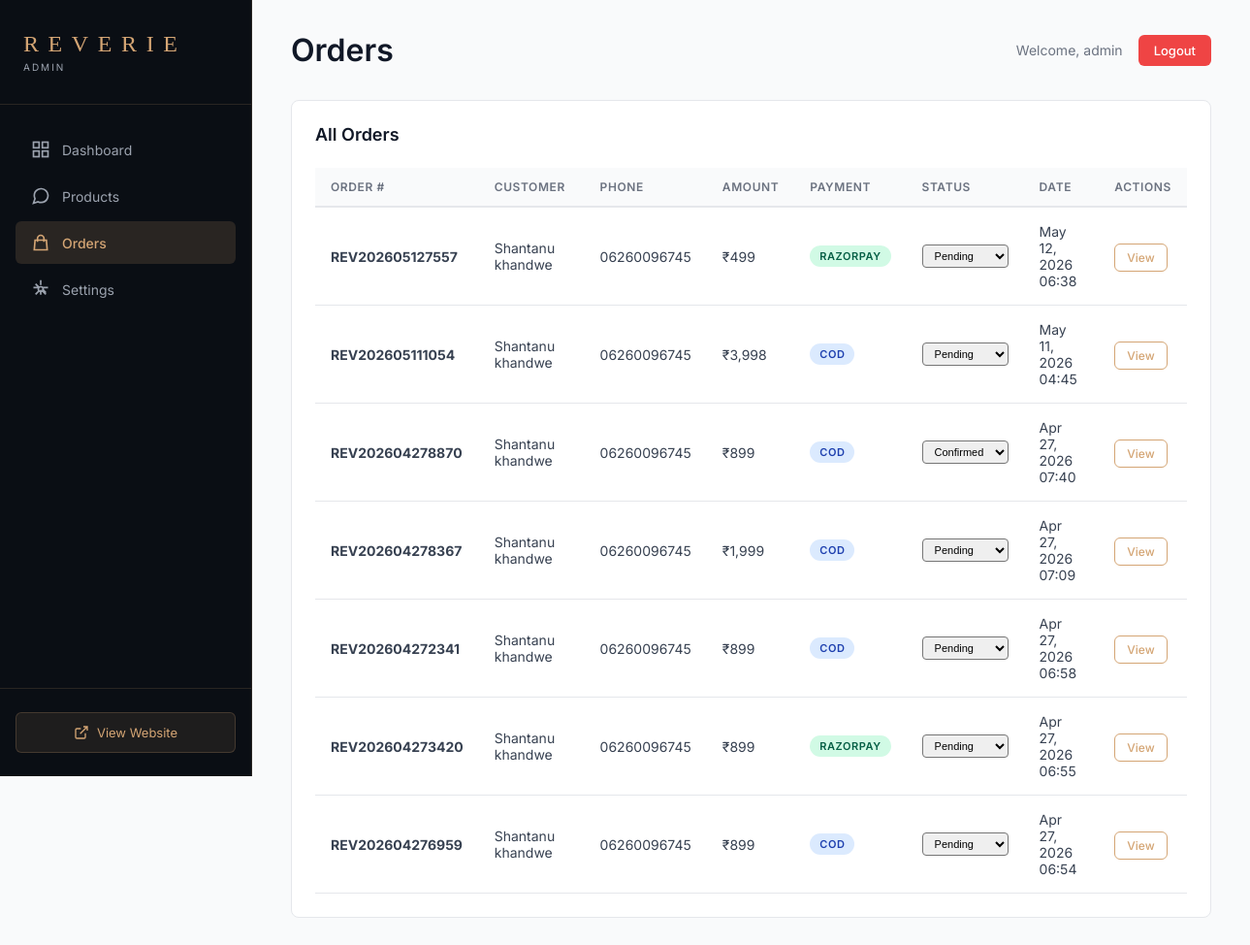
Screenshot of /admin/orders.php (signed in) with the database file from the repository.
### tables this page shows
CREATE TABLE `orders` (
  `id` int(11) NOT NULL,
  `order_number` varchar(20) NOT NULL,
  `customer_id` int(11) DEFAULT NULL,
  `customer_name` varchar(255) NOT NULL,
  `customer_email` varchar(255) NOT NULL,
  `customer_phone` varchar(20) NOT NULL,
  `customer_address` text NOT NULL,
  `customer_city` varchar(100) DEFAULT NULL,
  `customer_state` varchar(100) DEFAULT NULL,
  `customer_pincode` varchar(10) DEFAULT NULL,
  `subtotal` decimal(10,2) NOT NULL,
  `shipping_fee` decimal(10,2) DEFAULT 0.00,
  `total` decimal(10,2) NOT NULL,
  `payment_method` enum('razorpay','cod') DEFAULT 'cod',
  `payment_status` enum('pending','paid','failed') DEFAULT 'pending',
  `order_status` enum('pending','confirmed','shipped','delivered','cancelled') DEFAULT 'pending',
  `razorpay_order_id` varchar(255) DEFAULT NULL,
  `razorpay_payment_id` varchar(255) DEFAULT NULL,
  `notes` text DEFAULT NULL,
  `created_at` timestamp NOT NULL DEFAULT current_timestamp(),
  `updated_at` timestamp NOT NULL DEFAULT current_timestamp() ON UPDATE current_timestamp()
);

### admin/auth.php (called while the page is built, shortened)
<?php
require_once __DIR__ . '/../includes/db.php';
$admin_username = $_SESSION['admin_username'];
?>

### includes/db.php (called while the page is built, shortened)
<?php
function format_price($amount) {
    return '₹' . number_format($amount, 0);
}
?>

### admin/orders.php (the view, shortened to what this page needs)
<?php
require_once 'auth.php';
$orders_query = "SELECT * FROM orders ORDER BY created_at DESC";
$orders = mysqli_query($conn, $orders_query);
?>
<!DOCTYPE html>
<html lang="en">
<head>
<link rel="stylesheet" href="admin-style.css">
</head>
<body>
<?php include 'sidebar.php'; ?>
<div class="main-content">
    <div class="top-bar">
        <h1>Orders</h1>
        <div class="admin-info">
            <span>Welcome, <?php echo htmlspecialchars($admin_username); ?></span>
            <a href="?logout=1" class="btn-logout">Logout</a>
        </div>
    </div>
    <div class="content-section">
        <div class="section-header">
            <h2>All Orders</h2>
        </div>
        <div class="table-container">
            <table class="data-table">
                <thead>
                    <tr>
                        <th>Order #</th>
                        <th>Customer</th>
                        <th>Phone</th>
                        <th>Amount</th>
                        <th>Payment</th>
                        <th>Status</th>
                        <th>Date</th>
                        <th>Actions</th>
                    </tr>
                </thead>
                <tbody>
                    <?php while ($order = mysqli_fetch_assoc($orders)): ?>
                    <tr>
                        <td><strong><?php echo $order['order_number']; ?></strong></td>
                        <td><?php echo htmlspecialchars($order['customer_name']); ?></td>
                        <td><?php echo htmlspecialchars($order['customer_phone']); ?></td>
                        <td><?php echo format_price($order['total']); ?></td>
                        <td>
                            <span class="badge badge-<?php echo $order['payment_method']; ?>">
                                <?php echo strtoupper($order['payment_method']); ?>
                            </span>
                        </td>
                        <td>
                            <form method="POST" style="display: inline;">
                                <select name="order_status" onchange="this.form.submit()" style="padding: 4px 8px; font-size: 11px; border-radius: 4px;">
                                    <option value="pending" <?php echo $order['order_status'] === 'pending' ? 'selected' : ''; ?>>Pending</option>
                                    <option value="confirmed" <?php echo $order['order_status'] === 'confirmed' ? 'selected' : ''; ?>>Confirmed</option>
                                </select>
                            </form>
                        </td>
                        <td><?php echo date('M d, Y H:i', strtotime($order['created_at'])); ?></td>
                        <td>
                            <a href="?view=<?php echo $order['id']; ?>" class="btn-secondary" style="padding: 6px 12px; font-size: 12px;">View</a>
                        </td>
                    </tr>
                    <?php endwhile; ?>
                </tbody>
            </table>
        </div>
    </div>
</div>
</body>
</html>

### admin/admin-style.css (style rules this page uses)
* { margin: 0; padding: 0; box-sizing: border-box; }
body { font-family: 'Inter', sans-serif; background: #F9FAFB; color: #1F2937; display: grid; grid-template-columns: 260px 1fr; min-height: 100vh; }
.main-content { padding: 32px 40px; max-width: 1400px; }
.top-bar { display: flex; justify-content: space-between; align-items: center; margin-bottom: 32px; }
.top-bar h1 { font-size: 32px; font-weight: 600; color: #111827; }
.admin-info { display: flex; align-items: center; gap: 16px; }
.admin-info span { color: #6B7280; font-size: 14px; }
.btn-logout { padding: 8px 16px; background: #EF4444; color: white; text-decoration: none; border-radius: 6px; font-size: 13px; font-weight: 500; transition: all 0.2s; }
.content-section { background: white; border: 1px solid #E5E7EB; border-radius: 8px; padding: 24px; margin-bottom: 24px; }
.section-header { display: flex; justify-content: space-between; align-items: center; margin-bottom: 24px; }
.section-header h2 { font-size: 18px; font-weight: 600; color: #111827; }
.btn-secondary { padding: 8px 16px; background: transparent; color: #D4A574; text-decoration: none; border-radius: 6px; font-size: 13px; font-weight: 500; border: 1px solid #D4A574; transition: all 0.2s; }
.table-container { overflow-x: auto; }
.data-table { width: 100%; border-collapse: collapse; }
.data-table thead { background: #F9FAFB; border-bottom: 2px solid #E5E7EB; }
.data-table th { padding: 12px 16px; text-align: left; font-size: 12px; font-weight: 600; color: #6B7280; text-transform: uppercase; letter-spacing: 0.05em; }
.data-table td { padding: 16px; border-bottom: 1px solid #E5E7EB; font-size: 14px; color: #374151; }
.badge { display: inline-block; padding: 4px 10px; border-radius: 12px; font-size: 11px; font-weight: 600; letter-spacing: 0.05em; text-transform: uppercase; }
.badge-cod { background: #DBEAFE; color: #1E40AF; }
.badge-razorpay { background: #D1FAE5; color: #065F46; }

### rows the page displays
orders: order_number "REV202605127557", customer_name "Shantanu khandwe", customer_phone "06260096745", total "₹499", payment_method "RAZORPAY", order_status "Pending", created_at "May 12, 2026 06:38"
orders: order_number "REV202605111054", customer_name "Shantanu khandwe", customer_phone "06260096745", total "₹3,998", payment_method "COD", order_status "Pending", created_at "May 11, 2026 04:45"
orders: order_number "REV202604278870", customer_name "Shantanu khandwe", customer_phone "06260096745", total "₹899", payment_method "COD", order_status "Confirmed", created_at "Apr 27, 2026 07:40"
orders: order_number "REV202604278367", customer_name "Shantanu khandwe", customer_phone "06260096745", total "₹1,999", payment_method "COD", order_status "Pending", created_at "Apr 27, 2026 07:09"
orders: order_number "REV202604272341", customer_name "Shantanu khandwe", customer_phone "06260096745", total "₹899", payment_method "COD", order_status "Pending", created_at "Apr 27, 2026 06:58"
orders: order_number "REV202604273420", customer_name "Shantanu khandwe", customer_phone "06260096745", total "₹899", payment_method "RAZORPAY", order_status "Pending", created_at "Apr 27, 2026 06:55"
orders: order_number "REV202604276959", customer_name "Shantanu khandwe", customer_phone "06260096745", total "₹899", payment_method "COD", order_status "Pending", created_at "Apr 27, 2026 06:54"

### other values shown
$admin_username "admin"
